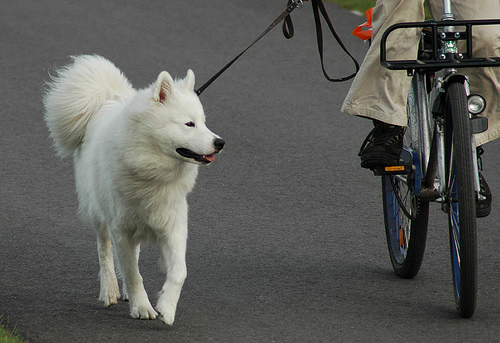
#> input picture 跨模态/crossmodal_v1.0/input/all/input/media/image/1923476156_e20976b32d.jpg, 500 x 343 px
$ python -i image.py   (imports and definitions only)
#> lines starting #> are read from the running program, lines starting #| are printed output that depends on the picture; after the words box and inside, x2 and y2 are one past the last pixel; in counts of white or black regions, pixels touching at a corner belong together
#> further down, picture is the input picture: PIL image 500x343 RGB; mean R, G, B 91.2, 91.7, 87.7
### 小模型测评/SME/app/engines/media.py
"""Shared media asset resolution for the image/audio/video engines.

The engines accept assets from three places:

* a local path (absolute, or relative to the project root / ``dataset/sample``);
* a business-asset URL ``/api/v1/datasets/{kind}/{datasetId}/assets/{path}``
  served from ``settings.datasets_dir``;
* a public ``http(s)`` URL, downloaded into memory with a hard size cap.

Nothing in this module writes host absolute paths into engine results.  Errors
are raised as :class:`AssetUnavailable` so each engine decides whether the
current call is ``strict`` (HTTP 422 ``ASSET_MISSING``) or should record a
``missing`` row and continue.
"""
from __future__ import annotations

import re
from dataclasses import dataclass
from pathlib import Path
from typing import Any
from urllib.error import HTTPError, URLError
from urllib.parse import unquote, urlsplit
from urllib.request import Request, urlopen

from ..core.config import settings
from ..core.envelope import ApiError
from ..core.security import safe_join

MAX_REMOTE_BYTES = 40 * 1024 * 1024
REMOTE_TIMEOUT_SECONDS = 10
_USER_AGENT = "sme-eval-engine/1.0"

_DRIVE_PATH = re.compile(r"^/[A-Za-z]:[\\/]")


class AssetUnavailable(Exception):
    """Raised when a media asset cannot be found, read or decoded."""

    # [4 lines left out: function __init__, not called in this run]


@dataclass(frozen=True)
class AssetRef:
    """A resolved media location.

    ``kind`` is ``local`` or ``remote``.  ``location`` is a host path for local
    assets and a URL for remote ones; it is never copied into a result payload.
    """

    kind: str
    location: str
    label: str


# [8 lines left out: function _sample_path, not called in this run]


def sample_asset_value(sample: dict[str, Any]) -> str | None:
    """Return the media locator carried by a normalized evaluation sample."""
    return _sample_path(sample, ("uri", "input", "audio", "path", "assetPath", "fileName", "sourceFile"))


# [8 lines left out: function sample_dataset_id, not called in this run]


def _looks_remote(value: str) -> bool:
    return value.lower().startswith(("http://", "https://"))


# [4 lines left out: function _remote_label, not called in this run]


def _local_label(value: str) -> str:
    name = Path(value).name
    return name or "local-asset"


# [141 lines left out: functions _resolve_api_asset, _file_uri_path, resolve_asset, read_asset_bytes, load_asset_bytes, missing_rows, not called in this run]


def clamp(value: float, low: float = 0.0, high: float = 100.0) -> float:
    if value != value:  # NaN
        return low
    return max(low, min(high, value))


def round_metric(value: float, digits: int = 4) -> float:
    return round(float(value), digits)

### 小模型测评/SME/app/engines/image.py
"""Image measurement engine (``type = "image"``).

The four image metrics are computed on the real pixels of each sample.  A
sample is expected to carry a local path, a business asset URL
(``/api/v1/datasets/.../assets/...``) or a public ``http(s)`` URL in
``uri``/``input``; missing or undecodable assets are an explicit
``ASSET_MISSING`` error in strict mode instead of a silent zero.

Because no labelled masks or supervised image model are bundled, the two
comparison metrics are deliberately documented as **proxies**:

``clarity`` (measured_rule)
    Grayscale Laplacian variance on the image resized so its longest side is
    ``ANALYSIS_MAX_SIDE`` pixels (reference scale), then
    ``clarity = 100 * var / (var + 500)`` clipped to 0–100.

``semantic`` (measured_rule)
    ``edge_density`` is the share of pixels whose Sobel magnitude exceeds
    ``EDGE_GRADIENT_THRESHOLD``; ``edge_norm = min(1, density / 0.15)`` and
    ``entropy_norm = H(gray) / 8``; finally
    ``semantic = 100 * (0.55 * edge_norm + 0.45 * entropy_norm)``.

``iou`` (proxy)
    The original image is compared with a deterministic JPEG re-encode
    (quality ``30 + seed % 11`` plus a light blur).  Both images are reduced to
    an Otsu foreground mask (the minority side is treated as the salient
    region); the score is the mask intersection-over-union in 0–1.  This is a
    *proxy for segmentation IoU*, not an annotated-mask IoU.

``accuracy`` (proxy)
    The original is compared with a lightly enhanced copy (autocontrast +
    unsharp mask).  A 64-dimensional colour/edge histogram feature vector is
    cosine-compared; the score is ``100 * cosine`` clipped to 0–100.  This is a
    *consistency proxy for scene-recognition accuracy*, not a classifier score.

``baseline`` measurements describe the untouched asset; ``candidate``
measurements describe the deterministically enhanced copy.  ``iou`` and
``accuracy`` measure process fidelity and are therefore identical on both
sides.
"""
from __future__ import annotations

import io
from typing import Any

import numpy as np
from PIL import Image, ImageFilter, ImageOps, UnidentifiedImageError

from ..core.envelope import ApiError
from .base import BaseEngine, EngineResult
from .media import (
    AssetUnavailable,
    clamp,
    load_asset_bytes,
    missing_rows,
    round_metric,
    sample_asset_value,
    sample_dataset_id,
)

ANALYSIS_MAX_SIDE = 512
MASK_MAX_SIDE = 256
CLARITY_VAR_SCALE = 500.0
EDGE_GRADIENT_THRESHOLD = 24.0
EDGE_DENSITY_REFERENCE = 0.15
ENTROPY_MAX = 8.0
METRICS = ("iou", "clarity", "semantic", "accuracy")


def _analysis_image(image: Image.Image, max_side: int = ANALYSIS_MAX_SIDE) -> Image.Image:
#> called with max_side = 256
    copy = image.copy()
    width, height = copy.size
#> width = 500; height = 343
    if max(width, height) > max_side:
        copy.thumbnail((max_side, max_side), Image.Resampling.LANCZOS)
    return copy


def _gray_float(image: Image.Image, max_side: int = ANALYSIS_MAX_SIDE) -> np.ndarray:
    return np.asarray(_analysis_image(image, max_side).convert("L"), dtype=np.float32)
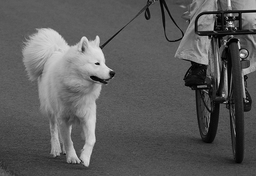
#> returned value: shape (176, 256) float32; min 0, max 254, mean 91.1


def _laplacian_variance(gray: np.ndarray) -> float:
    if gray.ndim != 2 or gray.size == 0:
        return 0.0
    padded = np.pad(gray, 1, mode="edge")
    laplacian = (padded[:-2, 1:-1] + padded[2:, 1:-1]
                 + padded[1:-1, :-2] + padded[1:-1, 2:]
                 - 4.0 * padded[1:-1, 1:-1])
    return float(laplacian.var())


def clarity_score(image: Image.Image) -> float:
    """``100 * var / (var + 500)`` on the reference-scale Laplacian variance."""
    variance = _laplacian_variance(_gray_float(image))
    return round_metric(clamp(100.0 * variance / (variance + CLARITY_VAR_SCALE)))


def _gradient_magnitude(gray: np.ndarray) -> np.ndarray:
    gx = np.zeros_like(gray)
    gy = np.zeros_like(gray)
    gx[:, 1:-1] = gray[:, 2:] - gray[:, :-2]
    gy[1:-1, :] = gray[2:, :] - gray[:-2, :]
    return np.hypot(gx, gy)


def _entropy(gray: np.ndarray) -> float:
    values = np.clip(gray, 0, 255).astype(np.uint8).ravel()
    counts = np.bincount(values, minlength=256).astype(np.float64)
    total = counts.sum()
    if total <= 0:
        return 0.0
    probabilities = counts[counts > 0] / total
    return float(-(probabilities * np.log2(probabilities)).sum())


def semantic_score(image: Image.Image) -> float:
    """``100 * (0.55 * edge_norm + 0.45 * entropy_norm)`` as documented above."""
    gray = _gray_float(image)
    if gray.size == 0:
        return 0.0
    density = float((_gradient_magnitude(gray) > EDGE_GRADIENT_THRESHOLD).mean())
    edge_norm = min(1.0, density / EDGE_DENSITY_REFERENCE)
    entropy_norm = min(1.0, _entropy(gray) / ENTROPY_MAX)
    return round_metric(clamp(100.0 * (0.55 * edge_norm + 0.45 * entropy_norm)))


def _feature_vector(image: Image.Image) -> np.ndarray:
    rgb = np.asarray(_analysis_image(image).convert("RGB"), dtype=np.uint8)
    features: list[np.ndarray] = []
    for channel in range(3):
        histogram, _ = np.histogram(rgb[:, :, channel], bins=16, range=(0, 256))
        total = histogram.sum() or 1
        features.append(histogram.astype(np.float32) / total)
    gray = np.asarray(_analysis_image(image).convert("L"), dtype=np.float32)
    magnitude = np.clip(_gradient_magnitude(gray), 0, 255)
    histogram, _ = np.histogram(magnitude, bins=16, range=(0, 256))
    total = histogram.sum() or 1
    features.append(histogram.astype(np.float32) / total)
    vector = np.concatenate(features).astype(np.float32)
    norm = float(np.linalg.norm(vector))
    return vector / norm if norm > 0 else vector


def consistency_score(original: Image.Image, processed: Image.Image) -> float:
    """``100 * cosine`` between the colour/edge feature vectors."""
    cosine = float(np.dot(_feature_vector(original), _feature_vector(processed)))
    return round_metric(clamp(100.0 * cosine))


def _otsu_threshold(values: np.ndarray) -> int:
    counts = np.bincount(values.astype(np.uint8).ravel(), minlength=256).astype(np.float64)
#> counts = 256 values, max 1825 at index 92, min 0 at index 227, mean 176
    total = counts.sum()
#> total = 45056
    if total <= 0:
        return 128
    weighted_sum = float((np.arange(256, dtype=np.float64) * counts).sum())
#> weighted_sum = 4104750
    background_weight = 0.0
    background_sum = 0.0
    best_threshold = 128
    best_variance = -1.0
    for threshold in range(256):
        background_weight += counts[threshold]
        if background_weight <= 0:
            continue
        foreground_weight = total - background_weight
        if foreground_weight <= 0:
            break
        background_sum += threshold * counts[threshold]
        background_mean = background_sum / background_weight
        foreground_mean = (weighted_sum - background_sum) / foreground_weight
        variance = background_weight * foreground_weight * (
            background_mean - foreground_mean) ** 2
        if variance > best_variance:
            best_variance = variance
            best_threshold = threshold
#> this loop made 255 passes
#> (background_weight, foreground_weight, background_sum, background_mean, foreground_mean, best_variance) on passes 1 to 12: (42, 45014, 0, 0, 91.19, 1.57e+10), (84, 44972, 42, 0.5, 91.27, 3.11e+10), (124, 44932, 122, 0.984, 91.35, 4.55e+10), (168, 44888, 254, 1.51, 91.44, 6.1e+10), (220, 44836, 462, 2.1, 91.54, 7.89e+10), (308, 44748, 902, 2.93, 91.71, 1.09e+11), (371, 44685, 1280, 3.45, 91.83, 1.29e+11), (455, 44601, 1868, 4.11, 91.99, 1.57e+11), (556, 44500, 2676, 4.81, 92.18, 1.89e+11), (649, 44407, 3513, 5.41, 92.36, 2.18e+11), (744, 44312, 4463, 6, 92.53, 2.47e+11), (859, 44197, 5728, 6.67, 92.74, 2.81e+11)
#> (background_weight, foreground_weight, background_sum) on pass 100: (35582, 9474, 2661471)
    return best_threshold


def _saliency_mask(image: Image.Image) -> np.ndarray:
    """Otsu foreground mask on a small grayscale copy; minority is salient."""
    gray = np.clip(_gray_float(image, MASK_MAX_SIDE), 0, 255).astype(np.uint8)
    if gray.size == 0:
        return np.zeros((1, 1), dtype=bool)
    mask = gray > _otsu_threshold(gray)
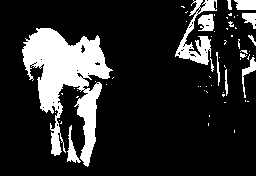
#> mask: shape (176, 256) bool; 17% white; 61 white regions (47 under 20 px), largest, box (x1, y1, x2, y2) and area: (22, 28, 113, 167) 5440, (175, 0, 217, 65) 905, (198, 14, 214, 31) 213
    if mask.mean() > 0.5:
        mask = ~mask
    if mask.size and (mask.sum() < 0.005 * mask.size or mask.sum() > 0.995 * mask.size):
        magnitude = _gradient_magnitude(gray.astype(np.float32))
        cutoff = float(np.percentile(magnitude, 90))
        mask = magnitude >= cutoff
    return mask


def mask_iou(original: Image.Image, degraded: Image.Image) -> float:
    """IoU of Otsu saliency masks (0–1)."""
    first = _saliency_mask(original)
    second = _saliency_mask(degraded)
#> in _saliency_mask (call 2), `mask = gray > _otsu_threshold(gray)`: mask: shape (176, 256) bool; 17% white; 49 white regions (35 under 20 px), largest, box (x1, y1, x2, y2) and area: (22, 28, 113, 167) 5461, (175, 0, 217, 65) 911, (198, 14, 214, 31) 215
    if first.shape != second.shape:
        second_image = _analysis_image(degraded, MASK_MAX_SIDE).resize(
            (first.shape[1], first.shape[0]), Image.Resampling.BILINEAR)
        second = _saliency_mask(second_image)
    union = int(np.logical_or(first, second).sum())
    if union <= 0:
        return 0.0
    intersection = int(np.logical_and(first, second).sum())
    return round_metric(clamp(intersection / union, 0.0, 1.0))


def degraded_variant(image: Image.Image, seed: int) -> tuple[Image.Image, int]:
    """Deterministic light degradation used by the IoU proxy."""
    quality = 30 + (int(seed) % 11)
    buffer = io.BytesIO()
    image.save(buffer, format="JPEG", quality=quality)
    buffer.seek(0)
    with Image.open(buffer) as raw:
        decoded = raw.convert("RGB")
    sigma = 0.4 + (int(seed) % 3) * 0.1
    return decoded.filter(ImageFilter.GaussianBlur(radius=sigma)), quality


def enhanced_variant(image: Image.Image) -> Image.Image:
    """Deterministic light enhancement used by the accuracy proxy."""
    enhanced = ImageOps.autocontrast(image, cutoff=1)
    return enhanced.filter(ImageFilter.UnsharpMask(radius=1.2, percent=120, threshold=3))


def measure_image(image: Image.Image, seed: int = 42) -> dict[str, dict[str, float]]:
    """Compute baseline/candidate metrics from an already decoded RGB image."""
    degraded, _ = degraded_variant(image, seed)
    enhanced = enhanced_variant(image)
    iou = mask_iou(image, degraded)
    accuracy = consistency_score(image, enhanced)
#> in _feature_vector (call 2), `gray = np.asarray(_analysis_image(image).convert("L"), dtype=np.float32)`:
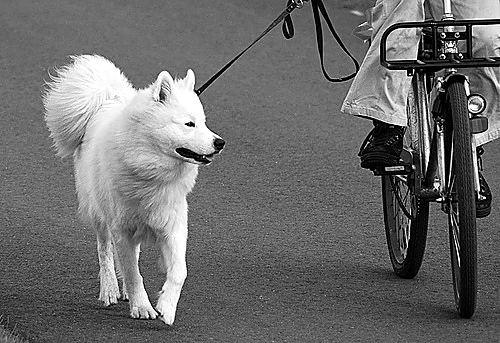
#> gray: shape (343, 500) float32; min 0, max 255, mean 107.7
#> in _gradient_magnitude (call 2), `gx[:, 1:-1] = gray[:, 2:] - gray[:, :-2]`:
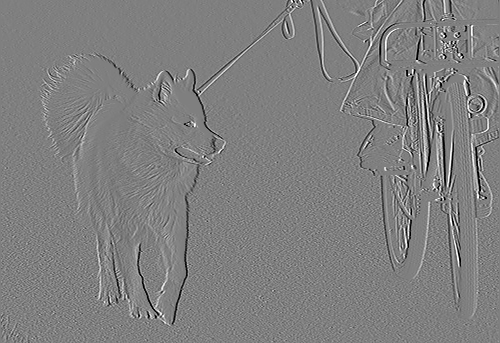
#> gx: shape (343, 500) float32; min -255, max 255, mean 0.1; drawn with min black and max white
#> in _feature_vector (call 2), `magnitude = np.clip(_gradient_magnitude(gray), 0, 255)`:
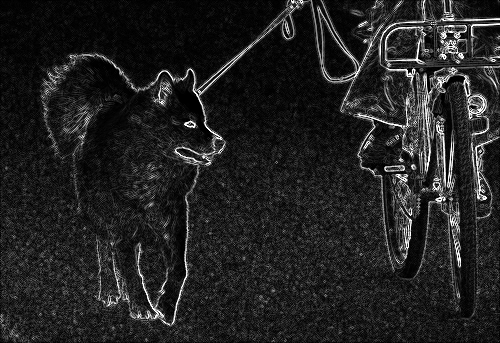
#> magnitude: shape (343, 500) float32; min 0, max 255, mean 34.1
    return {
        "baseline": {
            "clarity": clarity_score(image),
            "semantic": semantic_score(image),
            "iou": iou,
            "accuracy": accuracy,
        },
        "candidate": {
            "clarity": clarity_score(enhanced),
            "semantic": semantic_score(enhanced),
            "iou": iou,
            "accuracy": accuracy,
        },
    }
#> in _laplacian_variance, `laplacian = (padded[:-2, 1:-1] + padded[2:, 1:-1] + padded[1:-1, :-2] ..`:
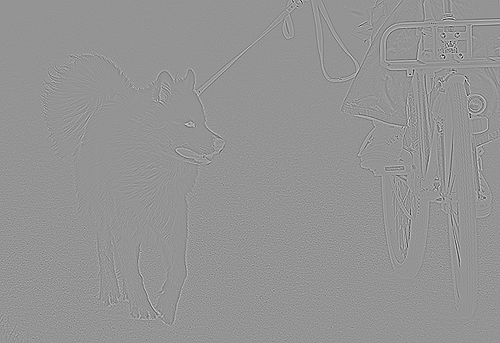
#> laplacian: shape (343, 500) float32; min -524, max 377, mean 0; drawn with min black and max white
#> in _laplacian_variance (call 2), `padded = np.pad(gray, 1, mode="edge")`:
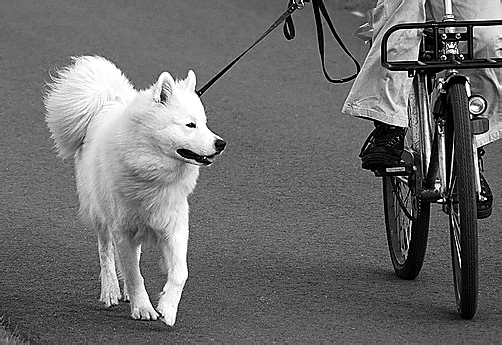
#> padded: shape (345, 502) float32; min 0, max 255, mean 107.7


# [9 lines left out: function _load_image, not called in this run]


class ImageEngine(BaseEngine):
    type = "image"

    # [45 lines left out: function measure, not called in this run]

>>> from PIL import Image
>>> picture = Image.open('../../../../跨模态/crossmodal_v1.0/input/all/input/media/image/1923476156_e20976b32d.jpg')
>>> result = measure_image(picture)

$ run again, on 跨模态/crossmodal_v1.0/input/all/input/media/image/2310233145_910cb5b4c8.jpg
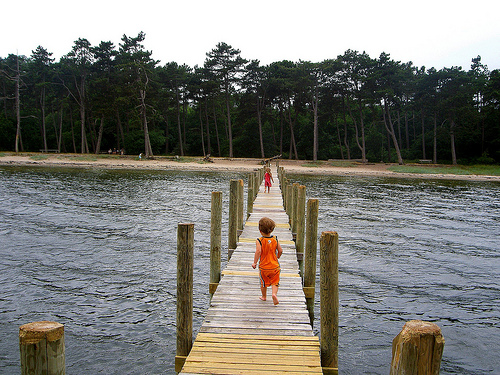
#> input picture 跨模态/crossmodal_v1.0/input/all/input/media/image/2310233145_910cb5b4c8.jpg, 500 x 375 px
#> picture is the input picture: PIL image 500x375 RGB; mean R, G, B 122.8, 122.6, 117.1
#> counts = 256 values, max 5889 at index 255, min 2 at index 232, mean 192
#> total = 49152
#> weighted_sum = 5997590
#> the loop in _otsu_threshold, `for threshold in range(256):` made 256 passes
#> (background_weight, foreground_weight, background_sum, background_mean, foreground_mean, best_variance) on passes 1 to 8: (72, 49080, 0, 0, 122.2, 5.28e+10), (146, 49006, 74, 0.507, 122.4, 1.06e+11), (232, 48920, 246, 1.06, 122.6, 1.68e+11), (322, 48830, 516, 1.6, 122.8, 2.31e+11), (401, 48751, 832, 2.07, 123, 2.86e+11), (494, 48658, 1297, 2.63, 123.2, 3.5e+11), (593, 48559, 1891, 3.19, 123.5, 4.17e+11), (690, 48462, 2570, 3.72, 123.7, 4.81e+11)
#> in _saliency_mask, `mask = gray > _otsu_threshold(gray)`:
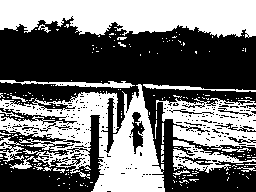
#> mask: shape (192, 256) bool; 44.8% white; 228 white regions (209 under 20 px), largest, box (x1, y1, x2, y2) and area: (0, 84, 165, 192) 8341, (0, 0, 256, 38) 7701, (156, 98, 256, 152) 3092
#> mask: shape (192, 256) bool; 45.5% white; 207 white regions (187 under 20 px), largest, box (x1, y1, x2, y2) and area: (0, 84, 165, 192) 8522, (0, 0, 256, 38) 7715, (156, 95, 256, 152) 3160
#> in _laplacian_variance (call 2), `padded = np.pad(gray, 1, mode="edge")`:
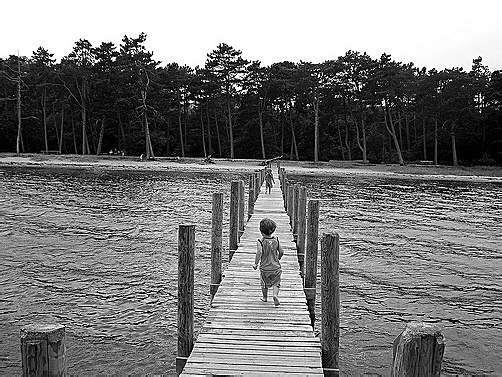
#> padded: shape (377, 502) float32; min 0, max 255, mean 121.1

$ run again, on 跨模态/crossmodal_v1.0/input/all/input/media/image/3286222970_1fa445e38f.jpg
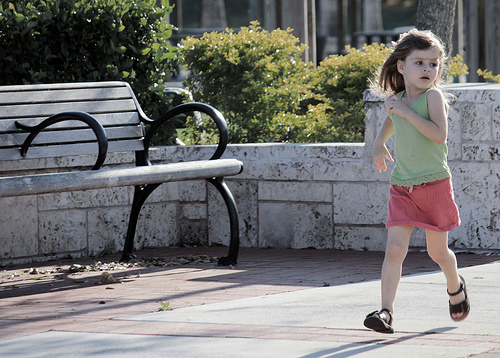
#> input picture 跨模态/crossmodal_v1.0/input/all/input/media/image/3286222970_1fa445e38f.jpg, 500 x 358 px
#> picture is the input picture: PIL image 500x358 RGB; mean R, G, B 117.8, 117, 115.6
#> counts = 256 values, max 338 at index 143, min 4 at index 246, mean 183
#> total = 46848
#> weighted_sum = 5485331
#> the loop in _otsu_threshold, `for threshold in range(256):` made 256 passes
#> (background_weight, foreground_weight, background_sum, background_mean, foreground_mean, best_variance) on passes 1 to 8: (185, 46663, 0, 0, 117.6, 1.19e+11), (288, 46560, 103, 0.358, 117.8, 1.85e+11), (398, 46450, 323, 0.812, 118.1, 2.54e+11), (518, 46330, 683, 1.32, 118.4, 3.29e+11), (636, 46212, 1155, 1.82, 118.7, 4.01e+11), (785, 46063, 1900, 2.42, 119, 4.92e+11), (940, 45908, 2830, 3.01, 119.4, 5.85e+11), (1116, 45732, 4062, 3.64, 119.9, 6.89e+11)
#> in _saliency_mask, `mask = gray > _otsu_threshold(gray)`:
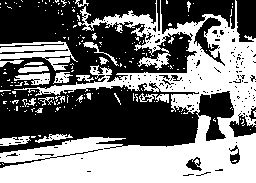
#> mask: shape (183, 256) bool; 46.7% white; 190 white regions (166 under 20 px), largest, box (x1, y1, x2, y2) and area: (0, 0, 256, 183) 18553, (0, 41, 78, 71) 1057, (14, 73, 50, 85) 258
#> mask: shape (183, 256) bool; 46.6% white; 179 white regions (154 under 20 px), largest, box (x1, y1, x2, y2) and area: (0, 0, 256, 183) 18584, (0, 41, 78, 70) 1053, (14, 73, 50, 85) 253
#> in _laplacian_variance (call 2), `padded = np.pad(gray, 1, mode="edge")`:
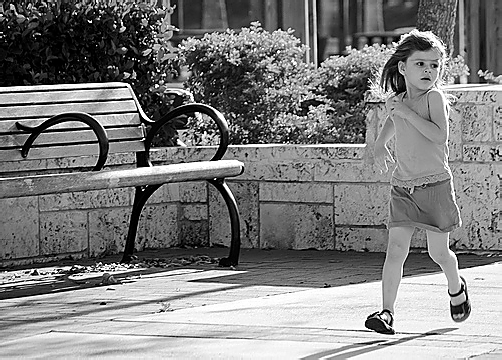
#> padded: shape (360, 502) float32; min 0, max 255, mean 126.5
